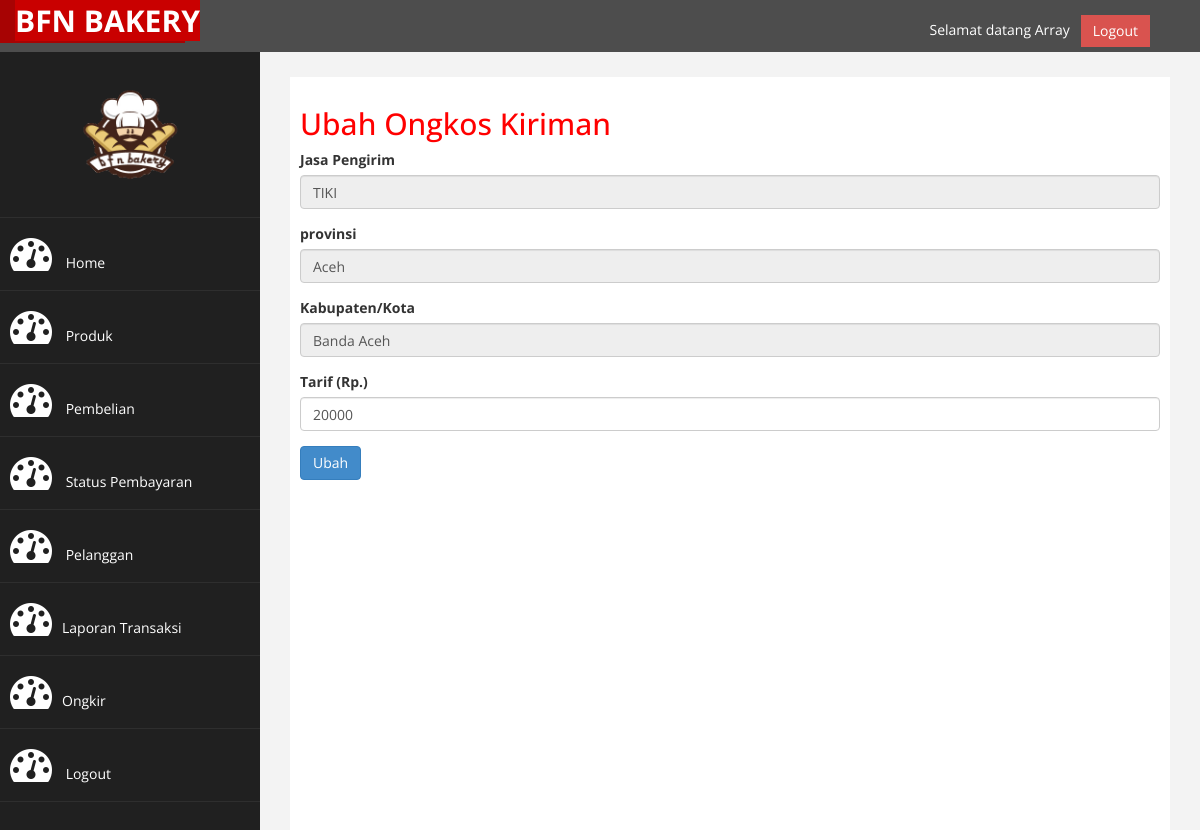
The page /admin/index.php?halaman=ubahongkir&id=1 (signed in) on the database its author committed.
### tables this page shows
CREATE TABLE `peng_kota` (
  `kota_id` int(11) NOT NULL,
  `kota_nama` varchar(255) NOT NULL,
  `prov_id_fk` int(11) NOT NULL
);

CREATE TABLE `peng_kurir` (
  `kurir_id` int(11) NOT NULL,
  `kurir_nama` varchar(255) NOT NULL
);

CREATE TABLE `peng_provinsi` (
  `prov_id` int(11) NOT NULL,
  `prov_nama` varchar(255) NOT NULL
);

CREATE TABLE `peng_tarif` (
  `tarif_id` int(11) NOT NULL,
  `tarif` int(10) NOT NULL,
  `kurir_id_fk` int(11) NOT NULL,
  `kota_id_fk` int(11) NOT NULL
);

### admin/ubahongkir.php (the view, shortened to what this page needs)
<h2>Ubah Ongkos Kiriman</h2>
<?php
$ambil=$koneksi->query("SELECT * FROM peng_kota,peng_kurir,peng_provinsi,peng_tarif WHERE peng_kota.prov_id_fk=peng_provinsi.prov_id and peng_kurir.kurir_id=peng_tarif.kurir_id_fk and peng_tarif.kota_id_fk=peng_kota.kota_id and peng_tarif.tarif_id='$_GET[id]'");
$pecah=$ambil->fetch_assoc();
 ?>
<form method="post" enctype="multipart/form-data">
	<div class="form-group">
		<label>Jasa Pengirim</label>
		<input type="text" readonly class="form-control" value="<?php echo $pecah['kurir_nama']; ?>" name="nm_pengirim">
	</div>
	<div class="form-group">
		<label>provinsi</label>
		<input type="text" readonly class="form-control" value="<?php echo $pecah['prov_nama']; ?>" name="provinsi">
	</div>
	<div class="form-group">
		<label>Kabupaten/Kota</label>
		<input type="text" readonly class="form-control" value="<?php echo $pecah['kota_nama']; ?>" name="nama_kota">
	</div>
	<div class="form-group">
		<label>Tarif (Rp.)</label>
		<input type="number" class="form-control" value="<?php echo $pecah['tarif']; ?>" name="tarif">
	</div>
	<button class="btn btn-primary" name="ubah">Ubah</button>
</form>

### admin/assets/css/custom.css (style rules this page uses)
body { font-family: 'Open Sans', sans-serif; }
h2 { color: #f00; }

### rows shown on the page
peng_kota: nm_pengirim "TIKI", provinsi "Aceh", nama_kota "Banda Aceh", tarif "20000"

### other values the page prints
$_SESSION["pelanggan"] "Array"
